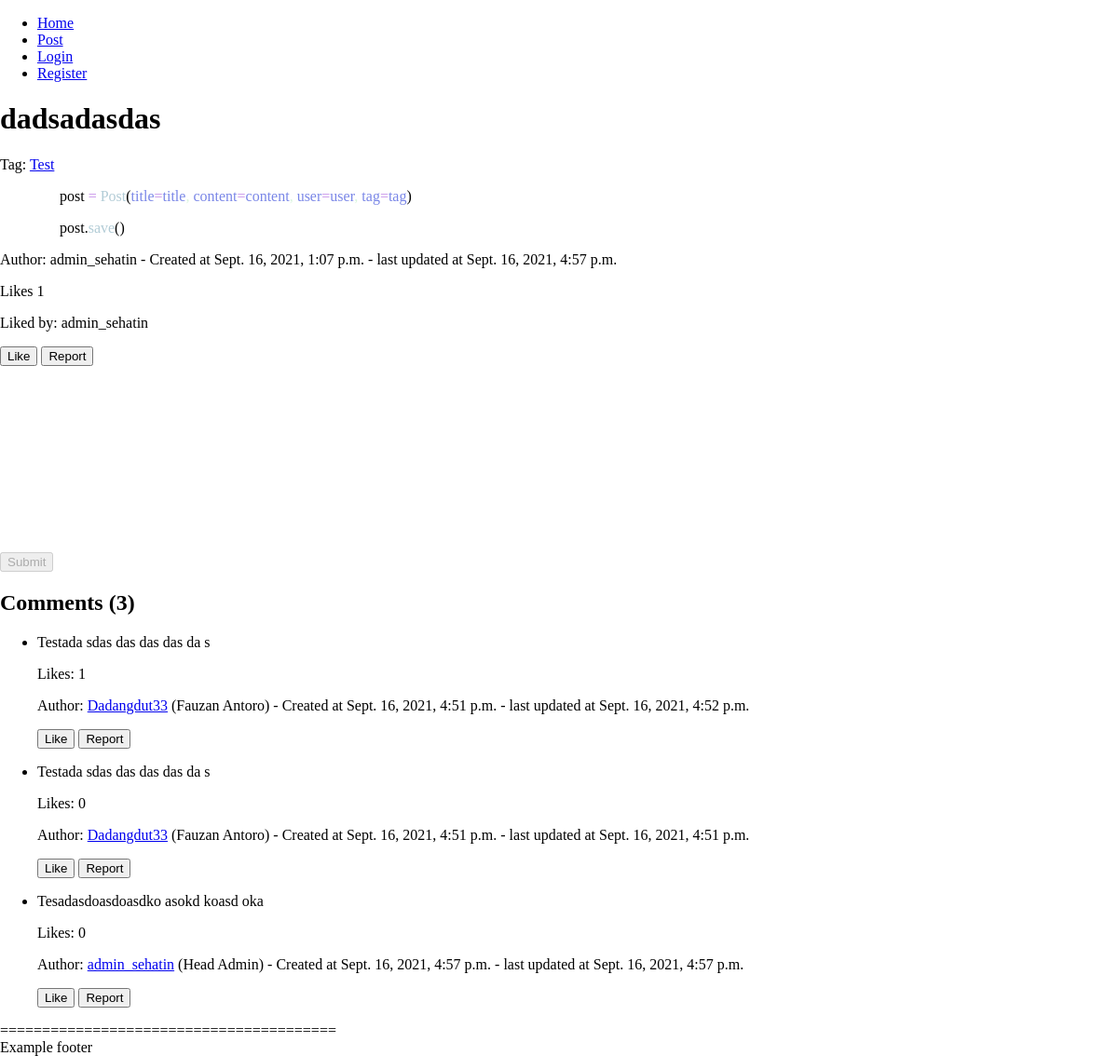
Before: /post/9/dadsadasdas with the older database file.
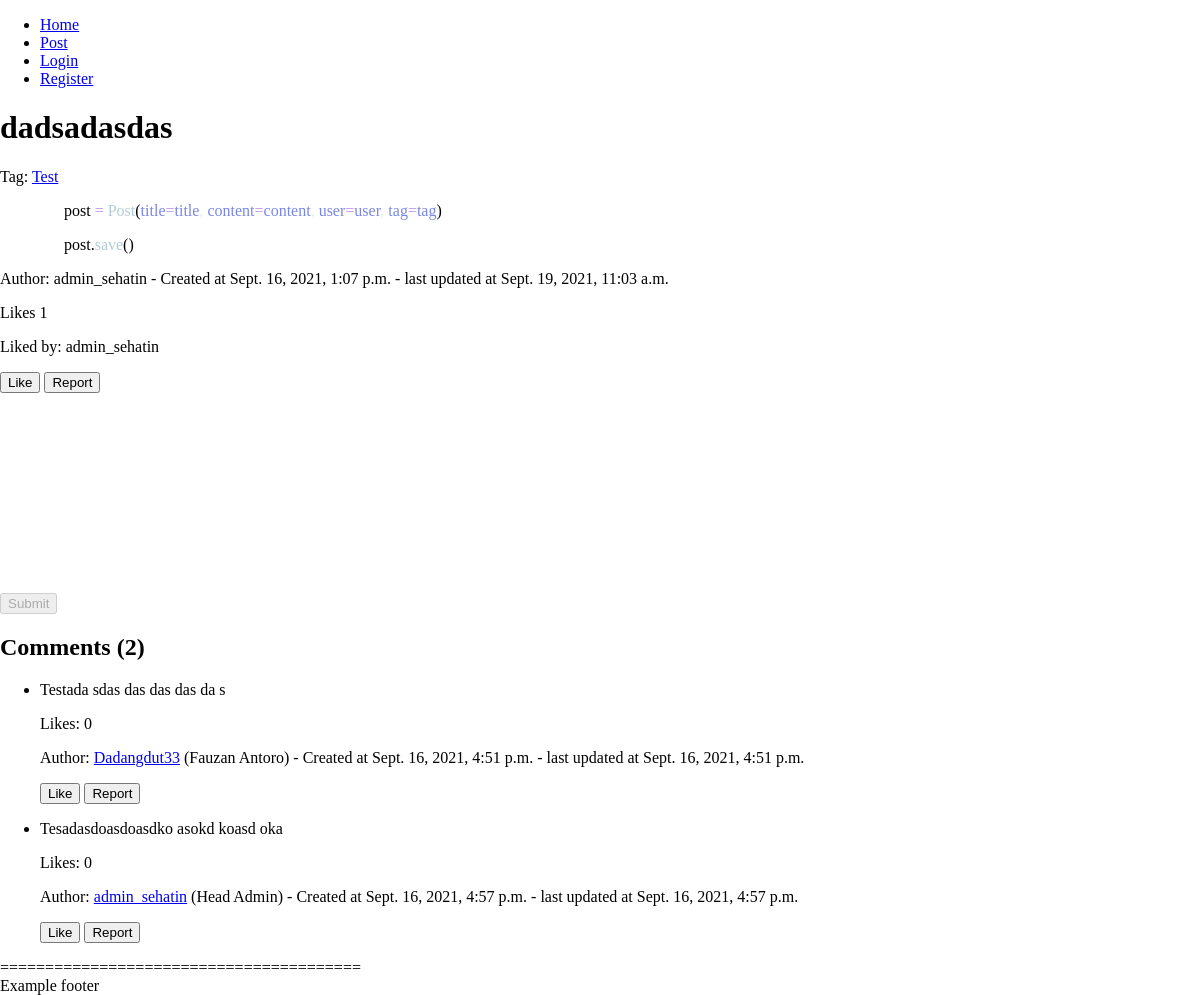
After: the same page with the newer database file.
### sehat_in_webproject/models.py (models this page shows)
class Post(models.Model): # Post
    id = models.AutoField(primary_key=True)
    title = models.CharField(max_length=200)
    content = models.TextField()
    tag = models.ForeignKey(Tag, on_delete=models.CASCADE, null=True)
    created_at = models.DateTimeField(auto_now_add=True)
    updated_at = models.DateTimeField(auto_now=True)
    user = models.ForeignKey(User, on_delete=models.SET_NULL, null=True)
    likes = models.IntegerField(default=0)
    comments = models.IntegerField(default=0)
    post_Type = models.CharField(max_length=50, default='forum')

class Like(models.Model): # Post/comment like
    user = models.ForeignKey(User, on_delete=models.SET_NULL, null=True)
    post = models.ForeignKey(Post, on_delete=models.CASCADE)
    comment = models.ForeignKey(Comment, on_delete=models.CASCADE, null=True)

class Comment(models.Model): # Comment of a post
    id = models.AutoField(primary_key=True)
    content = models.TextField()
    created_at = models.DateTimeField(auto_now_add=True)
    updated_at = models.DateTimeField(auto_now=True)
    post = models.ForeignKey(Post, on_delete=models.CASCADE)
    user = models.ForeignKey(User, on_delete=models.SET_NULL, null=True)
    likes = models.IntegerField(default=0)

class Tag(models.Model): # Tag of a post, will be generated by admin only
    name = models.CharField(max_length=50)
    adminOnly = models.BooleanField(default=False)

### sehat_in_webproject/views.py (the view)
# urls.py: path('post/<str:id>/<str:title>', views.post_Url, name='post'), # Vanity url
def post_Url(request, id, title):
    if id is not None and title is not None:
        post = Post.objects.get(id=id)
        if title.replace('-', ' ') != post.title:
            return redirect('/post/' + str(post.id) + '/' + post.title.replace(' ', '-'))
        if post is not None:
            comments = Comment.objects.filter(post=post).order_by('created_at') # oldest to newest
            likes = Like.objects.filter(post=post)
            return render(request, 'post/postview.html', {'post': post, 'comments': comments, 'likes': likes})
        else:
            raise Http404
    else:
        raise Http404

### templates/post/postview.html (shortened to what this page needs)
<!DOCTYPE html>
{% load static %}
<html lang="en">
<head>
    <link rel="stylesheet" type="text/css" href="{% static 'css/style.css' %}">
    <link href="https://cdn.quilljs.com/1.3.6/quill.snow.css" rel="stylesheet">
</head>
<body>
    {% include 'templates/header.html' %}
    <div class="post">
        <h1>{{ post.title }}</a></h1>
        <p>Tag: <a href="/post/tag/{{ post.tag.name }}">{{ post.tag.name }}</a></p>
        {% autoescape off %}
        {{ post.content }}
        {% endautoescape %}
        <p> Author: {% if post.user == null %}deleted{% else %}{{ post.user }}{% endif %} - Created at {{ post.created_at }} - last updated at {{ post.updated_at }}</p>
        <p>Likes <span id="post-like-count">{{ likes|length }}</span></p>
        <p>Liked by:
            <span id="post-liker">
            {% for user in likes %}
            {{ user.user }}
            {% endfor %}
            </span>
        </p>
        <button class="button like" onclick="likePost('{{ user.is_authenticated }}', '{{ post.id }}', '{{ post.title }}', '{{ csrf_token }}')">Like</button>
        {% if post.user.id == user.id %}
            <button class="button edit" onclick="editPost('{{ user.is_authenticated }}', '{{ post.id }}', '{{ post.title }}')">Edit</button>
            <button class="button delete" onclick="deletePost('{{ user.is_authenticated }}', '{{ post.id }}', '{{ post.title }}', '{{ csrf_token }}', 'user')">Delete</button>
        {% else %}
            <button class="button report" onclick="reportPost('{{ user.is_authenticated }}', '{{ post.id }}', '{{ post.title }}', '{{ csrf_token }}')">Report</button>
        {% endif %}
    </div>
    <div class="comment-form">
        <div id="editor"></div>
        {% if user.is_authenticated %}
            <button type="submit" onclick="comment('{{ user.is_authenticated }}', '{{ post.id }}', '{{ post.title }}', '{{ csrf_token }}')">Submit</button>
        {% else %}
            <button type="submit" onclick="comment('{{ user.is_authenticated }}', '{{ post.id }}', '{{ post.title }}', '{{ csrf_token }}')" disabled>Submit</button>
        {% endif %}
    </div>
    <div class="comment-box">
        <h2>Comments (<span id="comment-counter">{{ comments|length }}</span>)</h2>
        <ul>
            {% for comment in comments %}
            <li class="comment" id="comments-{{ comment.id }}">
                <span id="fill-{{ comment.id }}">
                    <div style="max-width: 800px;" id="comment-{{comment.id}}">
                        {% autoescape off %}
                        {{ comment.content }}
                        {% endautoescape %}
                    </div>
                </span>
                <p>Likes: <span id="comment-like-count-{{ comment.id }}"> {{ comment.likes }}</p>
                {% if comment.user == null %}
                <p>Author: <a href="/profile/deleted">deleted</a> - Created at {{ comment.created_at }} - last updated at {{ comment.updated_at }}</p>
                {% else %}
                <p>Author: <a href="/profile/{{ comment.user.username }}">{{ comment.user.username }}</a> ({{ comment.user.first_name }} {{ comment.user.last_name }}) - Created at {{ comment.created_at }} - last updated at {{ comment.updated_at }}</p>
                {% endif %}
                <button onclick="likeComment('{{ user.is_authenticated }}', '{{ post.id }}', '{{ post.title }}', '{{ comment.id }}', '{{ csrf_token }}')">Like</button>
                {% if not comment.user.id == user.id %}
                <button onclick="reportComment('{{ user.is_authenticated }}', '{{ post.id }}', '{{ post.title }}', '{{ comment.id }}', '{{ csrf_token }}')">Report</button>
                {% endif %}
            </li>
            {% endfor %}
        </ul>
    </div>
    {% include 'templates/footer.html' %}
</body>
</html>

Changed rows visible on the page:
removed Comment: content "Testada sdas das das das da s", likes "1", user.username "Dadangdut33", user.first_name "Fauzan", user.last_name "Antoro", created_at "Sept. 16, 2021, 4:51 p.m.", updated_at "Sept. 16, 2021, 4:52 p.m."
changed Post "dadsadasdas": updated_at "Sept. 16, 2021, 4:57 p.m." → "Sept. 19, 2021, 11:03 a.m."
Other visible differences:
{{ comments|length }}: "3" → "2"
